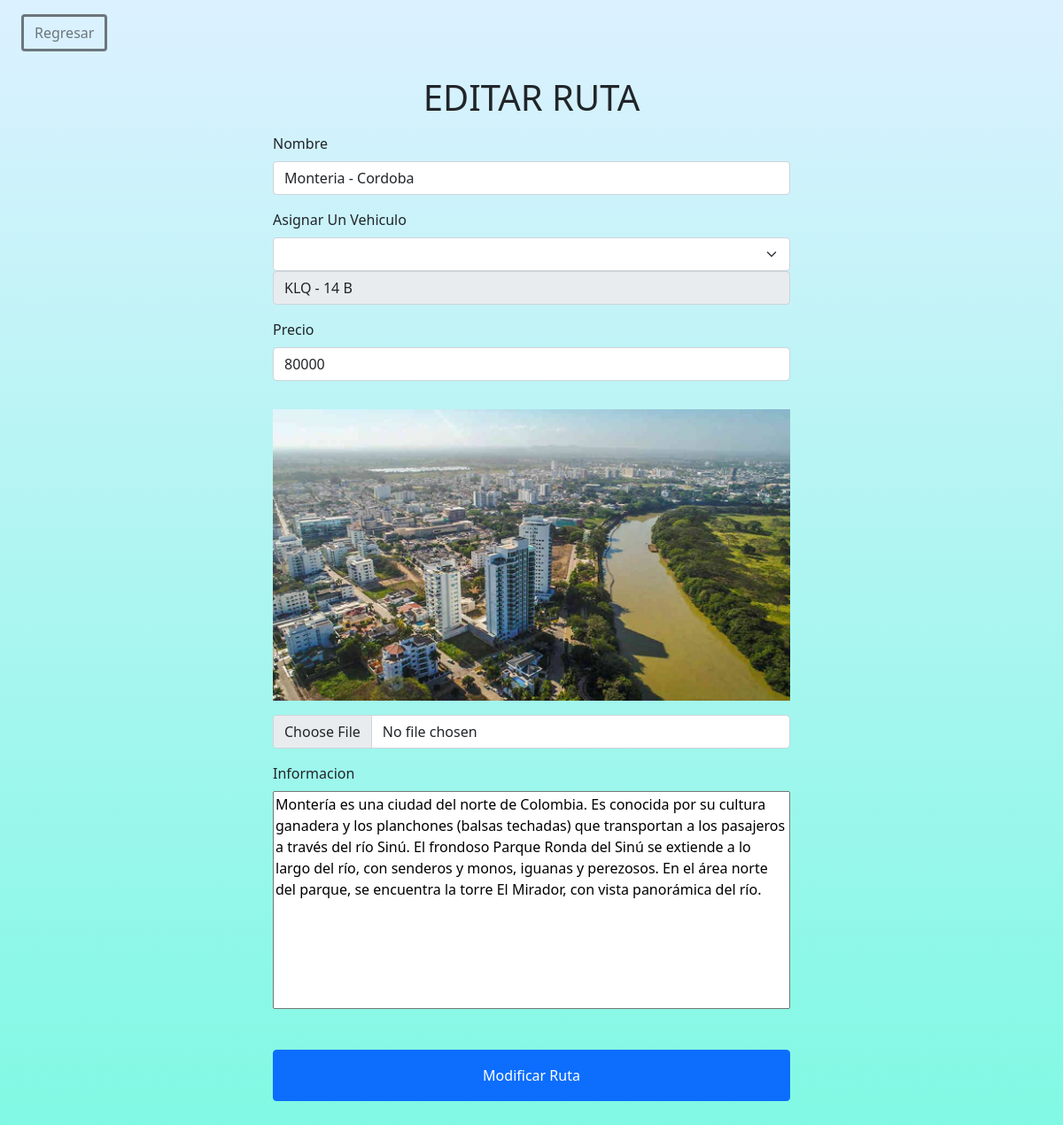
/Consultas/EditarRuta.php?accion=2 (signed in), run on the app's committed database.
### tables this page shows
CREATE TABLE IF NOT EXISTS `rutas` (
  `Id_Rutas` int(11) NOT NULL AUTO_INCREMENT,
  `Placa` varchar(45) DEFAULT NULL,
  `Nombre` varchar(50) DEFAULT NULL,
  `Precio` int(11) DEFAULT NULL,
  `Imagen` varchar(50) DEFAULT NULL,
  `Informacion` text DEFAULT NULL,
  PRIMARY KEY (`Id_Rutas`),
  KEY `Placa` (`Placa`),
  KEY `Nombre` (`Nombre`),
  CONSTRAINT `FK_rutas_busetas` FOREIGN KEY (`Placa`) REFERENCES `busetas` (`Placa`) ON UPDATE CASCADE
);

### Consultas/EditarRuta.php (the view, shortened to what this page needs)
<?php
require_once'../Conexiones/conexion.php';
?>
<?php
$ruta=$_GET["accion"];
$sql = "SELECT Id_Rutas, Placa, Nombre, Precio, Imagen, Informacion FROM rutas WHERE Id_Rutas = '$ruta' ";
$stmt = $pdo->prepare($sql);
$stmt->setFetchMode(PDO::FETCH_ASSOC);
$stmt->execute();
$registros=$stmt->fetchAll();
?>
<!DOCTYPE html>
<html lang="en">
<head>
    <link href="https://cdn.jsdelivr.net/npm/bootstrap@5.0.0-beta3/dist/css/bootstrap.min.css" rel="stylesheet">
    <link rel="stylesheet" href="https://use.fontawesome.com/releases/v5.15.3/css/all.css">
    <link rel="stylesheet" type="text/css" href="../CSS/estilos.css">
</head>
<body>
<div class="editado">
        <?php foreach ($registros as  $registro): ?>
   <!--  <td> <?php  $registro[ 'Precio']  ?></td>
    <td> <?php  $registro[ 'Nombre']  ?></td>
    <td> <?php  $registro[ 'Info']  ?></td>
    <td> <?php  $registro[ 'Imagen']  ?></td>
        -->
    <?php endforeach; ?>
    <?php
    require_once'./SelectConductores.php';
    ?>
<a href="../Acceso.php" class="btn btn-outline-secondary border-3 mt-3 mx-4"> Regresar </a>
<div class="d-flex justify-content-center col-19 " >
    <form class="p-2 m-1 w-50 " action="ModificarRuta.php" method="POST">
        <h1 class="m-3 text-center text-uppercase" >Editar ruta</h1>
        <div class="mb-3">
            <label for="Nombre" class="form-label">Nombre </label>
            <input type="text"  name="Nombre" class="form-control" id="Nombre" required="true" value="<?php echo $registro['Nombre']  ?>">
        </div>
       <div class="mb-3">
        <label for="buseta" class="form-label">Asignar Un Vehiculo</label>
        <select name="buseta" class="form-select">
        <?php
            if($registro['Placa'] == null){
              foreach($Conductores as $conductor):
    		echo '<option value="4"	>  '.$conductor['Nombre'].' </option>';
		endforeach;
        ?>
            </select>
        </div>
        <?php
            }else{
                ?>
         <div class="mb-3">
            <input type="text" name="buseta" class="form-control" id="buseta" required="true" value="<?php echo $registro['Placa']  ?> " readonly></input >
        </div>
        <?php
            }
        ?>
        <div class="mb-3" >
            <label for="Precio" class="form-label">Precio</label>
            <input type="text" name="Precio" class="form-control" id="exampleInputEmail1" aria-describedby="emailHelp" required="true" value="<?php echo $registro[ 'Precio']  ?>" >
        </div>
        <div class="mb-3">
            <img src="../Imagenes/<?php echo $registro['Imagen']?>" width="100%" class="my-3 img-responsive">
            <input class="form-control" type="file" id="formFile">
        </div>
        <div class="mb-3">
            <label for="Informacion" class="form-label">Informacion</label>
            <textarea style="min-width: 100%" rows="10" name="Informacion"><?php echo $registro[ 'Informacion']  ?></textarea>
        </div>
        <button type="submit" class="btn btn-primary w-100 my-4 p-3" name="ModificarRuta">Modificar Ruta</button>
    </form>
</div>
</div>
</body>
</html>

### CSS/estilos.css (style rules this page uses)
textarea { resize: none; }
.editado { background-color: #dcf1ff; background-image: linear-gradient(180deg, #dcf1ff 0%, #80f9e3 100%); }

### data on the page
rutas: Nombre "Monteria - Cordoba", buseta "KLQ - 14 B", Precio "80000", Imagen (picture), Informacion "Montería es una ciudad del norte de Colombia. Es conocida por su cultura ganadera y los planchones (balsas techadas) que transportan a los pasajeros a través del río Sinú. El frondoso Parque Ronda del Sinú se extiende a lo largo del río, con senderos y monos, iguanas y perezosos. En el área norte del parque, se encuentra la torre El Mirador, con vista panorámica del río."
